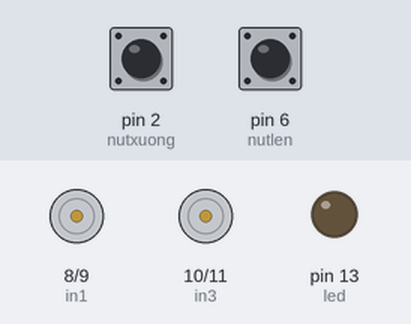
Bench run of a sketch on a simulated Arduino Uno, built with avr-gcc and run on an emulated ATmega328P. Parts: motor-driver pin pairs drawn as motors (green arrow = first pin HIGH = forward, orange = second pin HIGH = backward, longer = more drive), output pins drawn as LEDs (lit = HIGH). The test bench sets the inputs (shaded band); at power-on: pin 2 (nutxuong) HIGH, pin 6 (nutlen) HIGH. What the sketch prints to the serial monitor is not drawn.

Above: at 1.2 s.
1.3 s: pin 2 (nutxuong) pulled LOW for 0.15 s
At 1.7 s:
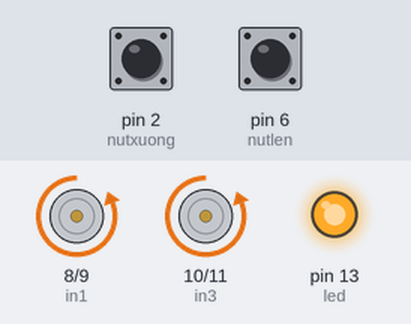
3.3 s: pin 6 (nutlen) pulled LOW for 0.15 s
At 3.37 s:
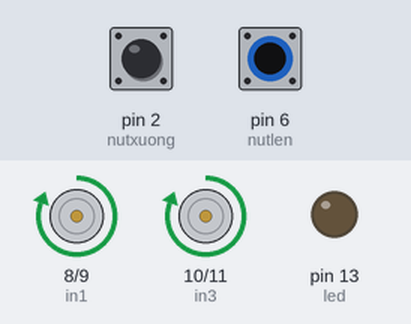
4.9 s: pin 2 (nutxuong) pulled LOW for 1 s
At 5.3 s:
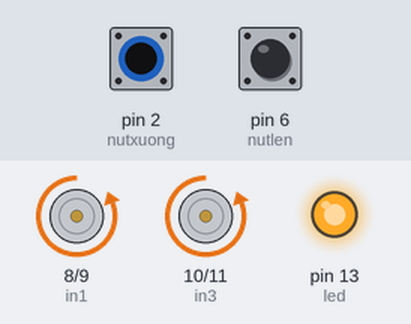
7.4 s: pin 6 (nutlen) pulled LOW for 1 s
At 9.4 s:
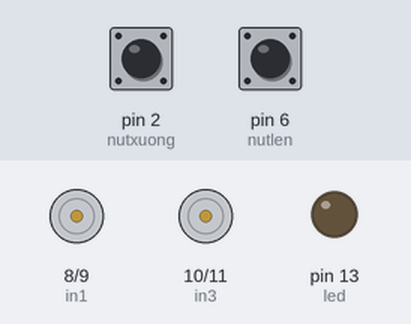
9.9 s: pin 6 (nutlen) pulled LOW for 3.2 s
At 10.5 s:
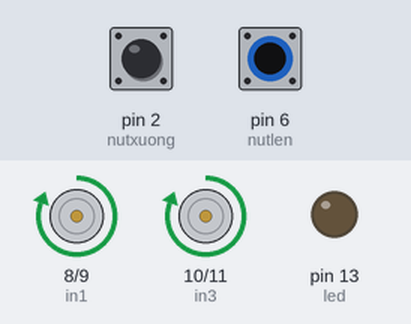
14.6 s: pin 2 (nutxuong) pulled LOW for 3.2 s
At 19.1 s:
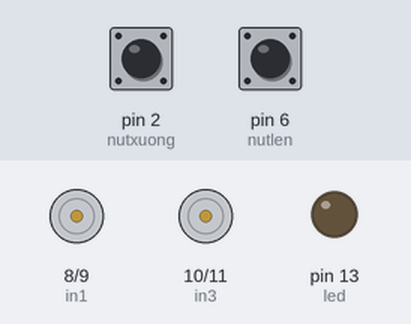
Timing chart, 0 to 20.3 s (numbered marks = the images above; inputs shaded):
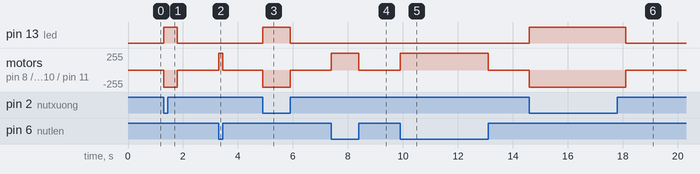

The sketch:

mottor_DC.ino
```cpp
int in1=8;
int in2=9;
int in3=10;
int in4=11;
int nutlen=6;
int nutxuong=2;
int led=13;
void setup() {
  pinMode(in1,OUTPUT);
  pinMode(in2,OUTPUT);
  pinMode(in3,OUTPUT);
  pinMode(in4,OUTPUT);
  pinMode(led,OUTPUT);
  pinMode(nutlen,INPUT_PULLUP);
  pinMode(nutxuong,INPUT_PULLUP);
  digitalWrite(led,0);
  Serial.begin(9600);
}
void loop() {
  //trangthai=digitalRead(congtac);
  //if(trangthai==1){
  //  dung();flag=1;
   // return;
 // }else {
    //int docbientro=analogRead(A0);
   // int x=map(docbientro,0,1023,0,255);
   // lui(x);
  //}
  int trangthailen=digitalRead(nutlen);
  int trangthaixuong=digitalRead(nutxuong);
  if(trangthailen==0&&trangthaixuong!=0){
    tien();
    digitalWrite(led,HIGH);
  }else if(trangthaixuong==0&&trangthailen!=0){
    lui();
    digitalWrite(led,HIGH);
    delay(500);
  }else{
    dung();
  }
  digitalWrite(led,LOW);
  Serial.print(trangthailen);
}
void tien(){
  digitalWrite(in1,HIGH);
  digitalWrite(in2,LOW);
  digitalWrite(in3,HIGH);
  digitalWrite(in4,LOW);
}
void lui(){
  digitalWrite(in1,LOW);
 digitalWrite(in2,HIGH);
  digitalWrite(in3,LOW);
  digitalWrite(in4,HIGH);
}
void dung(){
  digitalWrite(in1,LOW);
  digitalWrite(in2,LOW);
  digitalWrite(in3,LOW);
  digitalWrite(in4,LOW);
}
```

Measured:
- after the input at 1.3 s, pin 13 (led): LOW → HIGH at once, → LOW 0.50 s later; motor on pin 8 (in1) / pin 9 (in2), motor on pin 10 (in3) / pin 11 (in4): stopped → backward 255/255 at once, → stopped 0.50 s later
- after the input at 3.3 s, motor on pin 8 (in1) / pin 9 (in2), motor on pin 10 (in3) / pin 11 (in4): stopped → forward 255/255 at once, → stopped 0.15 s later
- after the input at 4.9 s, pin 13 (led): LOW → HIGH at once, → LOW 1.0 s later; motor on pin 8 (in1) / pin 9 (in2), motor on pin 10 (in3) / pin 11 (in4): stopped → backward 255/255 at once, → stopped 1.0 s later
- after the input at 7.4 s, motor on pin 8 (in1) / pin 9 (in2), motor on pin 10 (in3) / pin 11 (in4): stopped → forward 255/255 at once, → stopped 1.0 s later
- after the input at 9.9 s, motor on pin 8 (in1) / pin 9 (in2), motor on pin 10 (in3) / pin 11 (in4): stopped → forward 255/255 at once, → stopped 3.2 s later
- after the input at 14.6 s, pin 13 (led): LOW → HIGH at once, → LOW 3.5 s later; motor on pin 8 (in1) / pin 9 (in2), motor on pin 10 (in3) / pin 11 (in4): stopped → backward 255/255 at once, → stopped 3.5 s later
